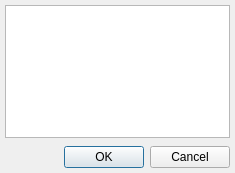
<?xml version="1.0" encoding="UTF-8"?>
<ui version="4.0">
 <class>RangesDialog</class>
 <widget class="QDialog" name="RangesDialog">
  <property name="geometry">
   <rect>
    <x>0</x>
    <y>0</y>
    <width>235</width>
    <height>173</height>
   </rect>
  </property>
  <property name="windowTitle">
   <string>ROM Ranges</string>
  </property>
  <layout class="QVBoxLayout" name="verticalLayout">
   <property name="spacing">
    <number>8</number>
   </property>
   <property name="leftMargin">
    <number>5</number>
   </property>
   <property name="topMargin">
    <number>5</number>
   </property>
   <property name="rightMargin">
    <number>5</number>
   </property>
   <property name="bottomMargin">
    <number>5</number>
   </property>
   <item>
    <widget class="QListWidget" name="listWidget">
     <property name="contextMenuPolicy">
      <enum>Qt::CustomContextMenu</enum>
     </property>
    </widget>
   </item>
   <item>
    <widget class="QDialogButtonBox" name="buttonBox">
     <property name="orientation">
      <enum>Qt::Horizontal</enum>
     </property>
     <property name="standardButtons">
      <set>QDialogButtonBox::Cancel|QDialogButtonBox::Ok</set>
     </property>
    </widget>
   </item>
  </layout>
 </widget>
 <resources/>
 <connections>
  <connection>
   <sender>buttonBox</sender>
   <signal>accepted()</signal>
   <receiver>RangesDialog</receiver>
   <slot>accept()</slot>
   <hints>
    <hint type="sourcelabel">
     <x>248</x>
     <y>254</y>
    </hint>
    <hint type="destinationlabel">
     <x>157</x>
     <y>274</y>
    </hint>
   </hints>
  </connection>
  <connection>
   <sender>buttonBox</sender>
   <signal>rejected()</signal>
   <receiver>RangesDialog</receiver>
   <slot>reject()</slot>
   <hints>
    <hint type="sourcelabel">
     <x>316</x>
     <y>260</y>
    </hint>
    <hint type="destinationlabel">
     <x>286</x>
     <y>274</y>
    </hint>
   </hints>
  </connection>
 </connections>
</ui>
